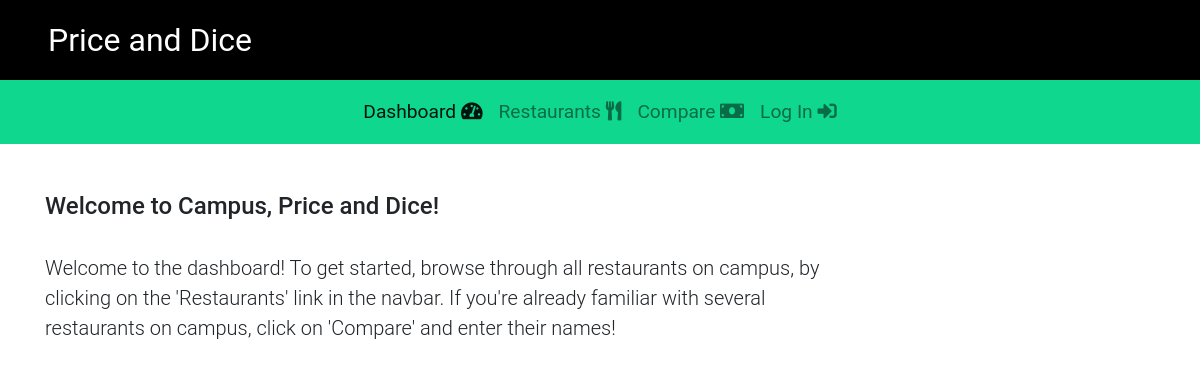
Before: /campus/ with the older database file.
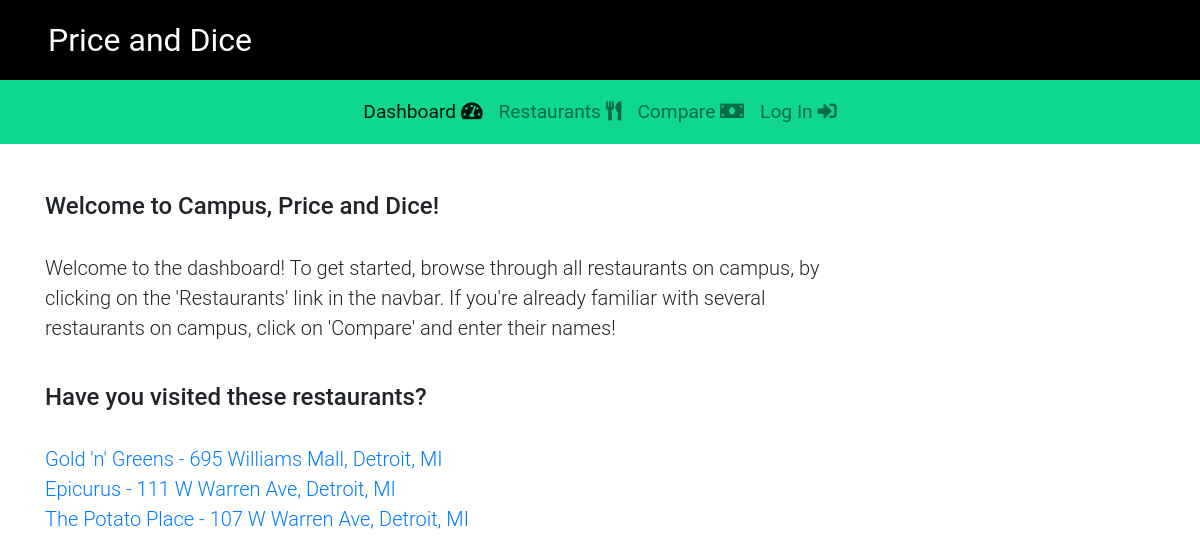
After: the same page with the newer database file.
### campus/models.py (models this page shows, shortened)
class Restaurant(models.Model):
    name = models.CharField(max_length=200)
    location = models.CharField(max_length=200)
    phone_number = models.CharField(max_length=20, default='(xxx) xxx-xxxx')
    description = models.CharField(max_length=300, default='No description added')
    sunday = models.CharField(max_length=20, default=DEFAULT_HOURS)
    monday = models.CharField(max_length=20, default=DEFAULT_HOURS)
    tuesday = models.CharField(max_length=20, default=DEFAULT_HOURS)
    wednesday = models.CharField(max_length=20, default=DEFAULT_HOURS)
    thursday = models.CharField(max_length=20, default=DEFAULT_HOURS)
    friday = models.CharField(max_length=20, default=DEFAULT_HOURS)
    saturday = models.CharField(max_length=20, default=DEFAULT_HOURS)
    item_list = models.ManyToManyField(Item)

### campus/views.py (the view)
# urls.py: path('', views.index, name='index'),
def index(request):
    context = {}
    return get_five_restaurants(request)

### campus/views.py (called while the page is built)
def get_five_restaurants(request):
    list = Restaurant.objects.all()
    unique_list = []
    largest_index = len(list) - 1
    context = {}
    if len(list) >= 3:
        for i in range(3):
            rand_index = random.randint(0, largest_index)
            while list[rand_index] in unique_list:
                rand_index = random.randint(0, largest_index)
            unique_list.append(list[rand_index])
        context['restaurant_list'] = unique_list
    return render(request, 'campus/index.html', context)

### campus/templates/campus/index.html (shortened to what this page needs)
{% extends "./base.html" %}
{% block dashboard_link %}
<li class="nav-item active">
    <a class="nav-link active" href="{% url 'campus:index' %}">
    Dashboard <i class="fas fa-tachometer-alt"></i><span class="sr-only">(current)</span></a>
</li>
{% endblock %}
{% block body %}
<div class="container content-top">
    <h4>Welcome to Campus, Price and Dice!</h4>
    <br>
    <div class="row">
        <div class="col-lg-9">
            <p class="lead">
                Welcome to the dashboard! To get started, browse through all restaurants on campus,
                by clicking on the 'Restaurants' link in the navbar. If you're already familiar with several
                restaurants on campus, click on 'Compare' and enter their names!
            </p>
        </div>
    </div>
    <br>
    {% if restaurant_list %}
        <h4>Have you visited these restaurants?</h4>
        <br>
        <div class="row">
            <div class="col-lg-6">
                <ul class="list-unstyled">
                    {% for restaurant in restaurant_list %}
                        <li class="lead">
                        <a href="{% url 'campus:restaurant_detail' restaurant.id %}">
                        {{restaurant.name}} - {{restaurant.location}}</a></li>
                    {% endfor %}
                </ul>
            </div>
        </div>
    {% endif %}
</div>
{% endblock %}

Changed rows visible on the page:
added Restaurant: name "Gold 'n' Greens", location "695 Williams Mall, Detroit, MI"
added Restaurant: name "Epicurus", location "111 W Warren Ave, Detroit, MI"
added Restaurant: name "The Potato Place", location "107 W Warren Ave, Detroit, MI"
Other visible differences:
text now shown: "Have you visited these restaurants?"
